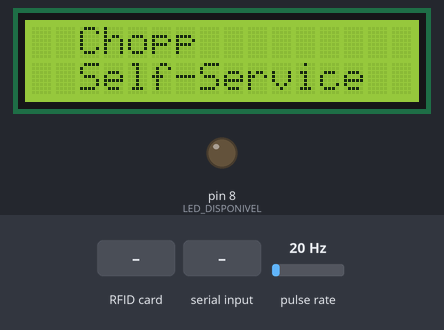
Recording of a sketch running on a simulated Arduino Uno, built with avr-gcc and run on an emulated ATmega328P. Shown: 16×2 character LCD, output pins drawn as LEDs (lit = HIGH). Wiring (inferred from the names in the program): pulse sensor: data pin 2. The test bench sets the inputs (shaded band); at power-on: pulse rate 20 Hz. Pins used as bus, display or sensor lines are not drawn; what the sketch prints to the serial monitor is not drawn.

Above: at 0.7 s.
At 3.8 s:
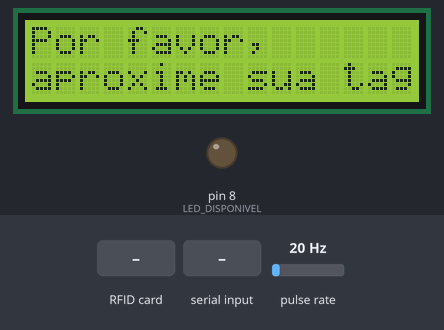
3.9 s: RFID card 5E 7A 19 C4 held to the reader
6.1 s: "90,45\n" received over Serial
At 8.4 s:
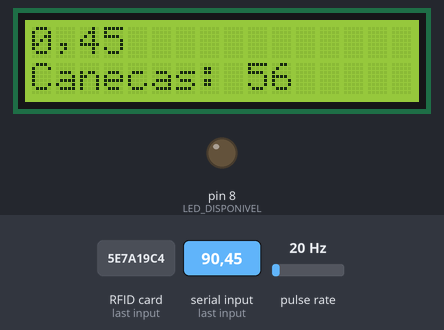
9.1 s: pulse rate (sensor on pin 2) set to 76 Hz
At 12.0 s:
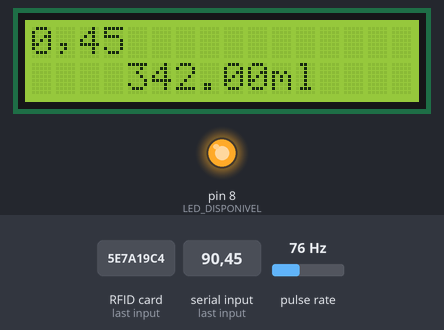
12.1 s: pulse rate (sensor on pin 2) set to 81 Hz
Timing chart, 0 to 15.1 s (numbered marks = the images above; inputs shaded):
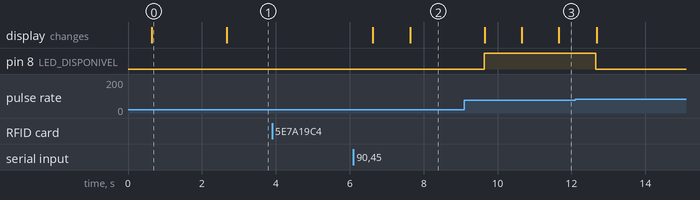

The sketch:

dispenser_arduino.ino
```cpp
// **********************************************************************
// **
// **	              Programa do dispenser de Chopp
// **
// **********************************************************************


//***********************************************************************
//	Bibliotecas:
//=======================================================================
#include <Wire.h>
#include <SPI.h>
#include "LiquidCrystal_I2C.h"    // LCD I2C.
#include <MFRC522.h>              // Módulo RFID


//***********************************************************************
//	Ajustes de calibragem e limite do serviço
//***********************************************************************
#define	fator_Vazao  2.25   // Calibrar esse parametro
int limite_servico = 350;  // quantidade limite para encerrar o serviço
//***********************************************************************

//***********************************************************************
  // Constantes Globais para Hardware
//=======================================================================

// Sensor de Fluxo
#define	PINO_SENSOR_FLUXO   2
// Led (Valvula Selenóide)
#define LED_DISPONIVEL 8
// Módulo RFID
#define PINO_DADOS_MRFID 10
#define PINO_RESET_MRFID 9
// Display LCD
#define	LCD_colunas  16   // total de colunas do LCD.
#define	LCD_linhas  2   // total de linhas do LCD.
#define	LCD_ADDR  0x27   // endereco de acesso ao LCD no Barramento I2C.


//***********************************************************************
//	Define e instancia um objeto para acesso ao LCD I2C:
//=======================================================================

LiquidCrystal_I2C  Display_LCD ( LCD_ADDR, LCD_colunas, LCD_linhas );
MFRC522 mfrc522(PINO_DADOS_MRFID, PINO_RESET_MRFID);

//***********************************************************************


//***********************************************************************
//	Variaveis relacionadas ao Sensor de Fluxo
//=======================================================================

float ml_instante = 0;   // Vazao instantanea obtida via Sensor de Fluxo.
float total_ml = 0;  // total consumido em Litros.
volatile unsigned long contador_PULSOS = 0;  // contagem atual dos pulsos do Sensor de Fluxo.
volatile bool habilita_Contagem = false;  // controle habilita/desabilita contagem dos pulsos.

//***********************************************************************


//***********************************************************************
//	Simulação de uma interrupção
//=======================================================================

void	ISR_Sensor_Fluxo ()
{
	if ( habilita_Contagem )  // se a contagem esta' habilitada:
	{
		contador_PULSOS++;  // incrementa a contagem de pulsos.
	}
}
//***********************************************************************


//***********************************************************************
//	Configurações do sistema
//=======================================================================

void	setup ()
{
// Inicializações
	Serial.begin(9600);
	delay(500);
  SPI.begin();
  mfrc522.PCD_Init();
	Display_LCD.init();
	Display_LCD.backlight();

  // Configuração dos pinos
	pinMode( PINO_SENSOR_FLUXO, INPUT_PULLUP );
  pinMode(LED_DISPONIVEL, OUTPUT);
  // interrupção
 	attachInterrupt( digitalPinToInterrupt( PINO_SENSOR_FLUXO ), ISR_Sensor_Fluxo, RISING );

  // Mensagem de abertura
  mensagemDisplay("  Chopp", "  Self-Service");
	delay(2000);
}

//***********************************************************************
//	Loop de Controle Principal do Sistema.
//=======================================================================


void	loop ()
{
  /*  Exibição inicial do dispenser   */
  mensagemDisplay("Por favor,","aproxime sua tag");
  delay(2000);


  /*  Leitura do ID    */
  while ( !leituraRFID() );
  String id= "";
  byte letra;
  for (byte i = 0; i < mfrc522.uid.size; i++) {
     id.concat(String(mfrc522.uid.uidByte[i] < 0x10 ? "0" : ""));
     id.concat(String(mfrc522.uid.uidByte[i], HEX));
  }
  // envio di ID para o servidor
  Serial.println(id);


  /*   Leitura das informações Serial     */
  // leitura canecas
  String qtd = "";
  while(!Serial.available() > 0);
  if(Serial.available() > 0){
    qtd = Serial.read();
  }

  // leitura do cod (não utilizado)
  while(!Serial.available() > 0);
  if(Serial.available() > 0);

  // leitura do nome
  String nome = "";
  int contagem = 0;
  while(contagem < 16) {
    static unsigned long ref_tempo_disponivel = millis();
    while( (!Serial.available() > 0) && ( millis() - ref_tempo_disponivel ) < 500 );
    if(Serial.available() > 0){
      nome += char(Serial.read());
    }
    ++contagem;
  }


  /*
    Verifica se o cliente possui saldo,
    senão reinicia o serviço
  */
  if (!semSaldo(qtd.toInt()) ) {
    // Inicia o serviço
    servir(nome, qtd.toInt());
  }


}


//***********************************************************************
          // Funções
//***********************************************************************

bool leituraRFID()
{
  // Aguarda a aproximacao do cartao
  if ( ! mfrc522.PICC_IsNewCardPresent()) {
    return false;
  }
  // Verifica se a tag foi aproximada no sensor
  if ( ! mfrc522.PICC_ReadCardSerial()) {
    return false;
  }

  return true;
}


bool semSaldo(int copos)
{
  if (copos <= 0) {

    mensagemDisplay("Sem saldo", "Carregue seu ID");
    delay(3000);
    return true;
  }

  else {
    return false;
  }

}


void servir(String usuario, int copos)
{
  /*    Inicialização do serviço    */
  mensagemDisplay(usuario, "Canecas: ");
  Display_LCD.print(copos);
  delay(1000);
  copos--;
  mensagemDisplay(usuario, "Canecas: ");
  Display_LCD.print(copos);

  delay(2000);

  digitalWrite(LED_DISPONIVEL, HIGH); // dispenser liberado

  bool servicoLiberado = true;
  while(servicoLiberado) {

    static bool startup = true;
    static bool calc_Fluxo = false;
    unsigned long sample_Contagem;
    static unsigned long ref_tempo_ms;

      /*  Configurações para funcionamento dos pulsos do Sensor de Fluxo  */
      if ( startup )
      {
        startup = false;
        habilita_Contagem = false;
        contador_PULSOS = 0;
        ref_tempo_ms = millis();
        habilita_Contagem = true;

        Display_LCD.clear();
        Display_LCD.setCursor( 0, 0 );
        Display_LCD.print(usuario);
      }


      /*    Temporização    */
      if ( ( millis() - ref_tempo_ms ) >= 1000 )
      {
        habilita_Contagem = false;
        ref_tempo_ms = millis();
        sample_Contagem = contador_PULSOS;
        contador_PULSOS = 0;
        habilita_Contagem = true;
        calc_Fluxo = true;
      }


      /*   Calculos matemáticos   */
      if ( calc_Fluxo )
      {
        calc_Fluxo = false;
        ml_instante = (float) fator_Vazao * sample_Contagem;
        total_ml += ml_instante;


        /*    Display   */
        mensagemDisplay(usuario, F("    "));
        Display_LCD.print( total_ml );
        Display_LCD.setCursor( 10, 1 );
        Display_LCD.print( "ml" );

        /*    Reset dos elementos e finalização do serviço   */
        if(total_ml > limite_servico) {
          digitalWrite(LED_DISPONIVEL, LOW); // dispenser suspenso
          total_ml = 0;
          startup = true;

          mensagemDisplay("Obrigado", "Volte sempre");
          delay(5000);

          servicoLiberado = false;
        }
      }
  }

}

void mensagemDisplay(String cima, String baixo)
{
    Display_LCD.clear();
    Display_LCD.setCursor( 0, 0 );
    Display_LCD.print(cima);
    Display_LCD.setCursor( 0, 1 );
    Display_LCD.print(baixo);
}
```

Measured:
- after the input at 3.9 s, every drawn part: stays the same
- after the input at 6.1 s, the display: first changes after 0.52 s (image 2 shows a later state)
- what the display in image 0 shows lasts 2.1 s, from 0.6 s to 2.7 s
